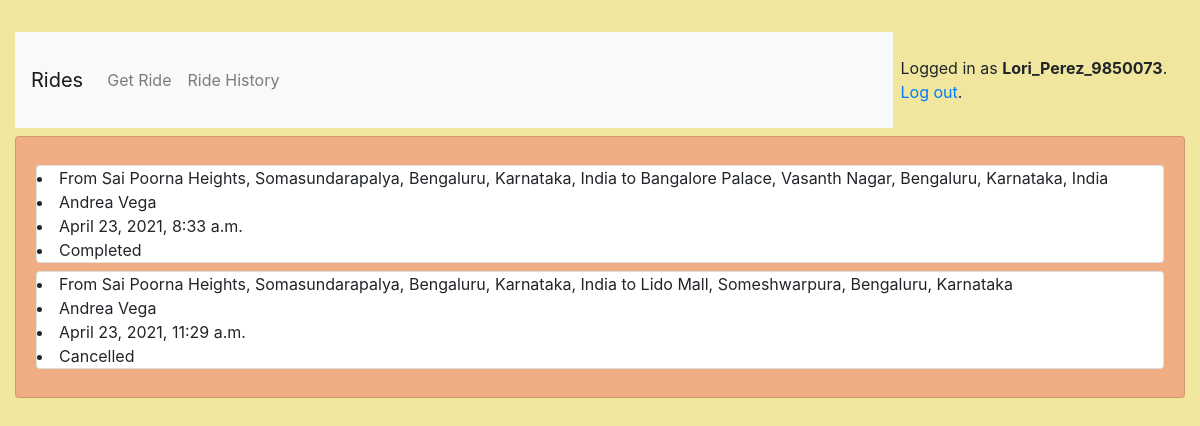
The page /r/rides/ (signed in) on the database its author committed.
### rides/models.py (models this page shows, shortened)
class User(AbstractUser):
    is_rider = models.BooleanField(default=False)
    is_ex = models.BooleanField(default=False)
    name = models.CharField(max_length=100)
    cell = PhoneNumberField(blank=True)
    wallet = models.DecimalField(max_digits=15, decimal_places=2, default=0.0)

class Ride(models.Model):
    rider = models.ForeignKey(User, on_delete=models.CASCADE, null=True, blank=True)
    cabee = models.ForeignKey(Executive, on_delete=models.CASCADE, null=True, blank=True)
    cab = models.ForeignKey(Cab, on_delete=models.CASCADE, null=True, blank=True)
    date_time = models.DateTimeField(auto_now=False, auto_now_add=True)
    updated_time = models.DateTimeField(auto_now=True, auto_now_add=False)
    status = models.ForeignKey(Status, on_delete=models.CASCADE, null=True, blank=True)
    travelled = models.DecimalField(max_digits=15, decimal_places=2, default=0.0)
    charges = models.DecimalField(max_digits=15, decimal_places=2, default=0.0)
    source = models.CharField(max_length=200, blank=False)
    destination = models.CharField(max_length=200, blank=False)
    is_started = models.BooleanField(default=False)

class Executive(models.Model):
    user = models.OneToOneField(User, on_delete=models.CASCADE, primary_key=True)
    car = models.OneToOneField(Cab, on_delete=models.CASCADE, null=True, blank=False)
    shift = models.CharField(max_length=1)
    avg_r = models.DecimalField(max_digits=2, decimal_places=1, default=4.0)
    reg_city = models.CharField(max_length=200)
    is_engaged = models.BooleanField(default=False)
    reached_loc = models.BooleanField(default=False)
    charges = models.DecimalField(max_digits=15, decimal_places=2, default=0.0)

class Status(models.Model):
    name = models.CharField(max_length=30)
    color = models.CharField(max_length=7, default='#007bff')
    class Meta:
        verbose_name_plural = "Status"

### rides/views/rider.py (the view)
# urls.py: path('rides/', rider.PastRides.as_view(), name='history'),
@method_decorator([login_required, rider_required], name='dispatch')
class PastRides(ListView):
    model = Ride
    context_object_name = "rides"
    template_name = 'rides/rider/ride_history.html'
    def get_queryset(self):
        queryset = Ride.objects.exclude(status=Status.objects.get(name="On Queue")).filter(rider=self.request.user)
        return queryset
    def get_context_data(self, **kwargs):
        context = super().get_context_data(**kwargs)
        ride = Ride.objects.exclude(status=Status.objects.get(name="On Queue")).filter(rider=self.request.user)
        context['ride_available'] = False if ride.count() == 0 else True
        return context

### rides/templates/rides/rider/ride_history.html
{% extends "base.html" %}
{% block content %}
    {% if ride_available %}
        {% for ride in rides %}
            <div class="row my-2">
                <div class="card w-100">
                    <li>From {{ ride.source }} to {{ ride.destination }}</li>
                    <li>{{ ride.cabee.user.name }}</li>
                    <li>{{ ride.date_time }}</li>
                    <li>{{ ride.status.name }}</li>
                </div>
            </div>
        {% endfor %}
    {% else %}
        <h3>No rides started yet</h3>
    {% endif %}
{% endblock %}

### templates/base.html (shortened to what this page needs)
{% load static %}
<!DOCTYPE html>
<html>
  <head>
    <link rel="stylesheet" href="https://maxcdn.bootstrapcdn.com/bootstrap/4.0.0/css/bootstrap.min.css">
    <link rel="stylesheet" type="text/css" href="{% static 'css/app/app_view.css' %}">
  </head>
  <body>
    <div class="container my-4">
      <div class="row justify-content-center">
        <div class="contianer" id="body_content">
          <div class="row my-2">
            <nav class="navbar navbar-expand-lg navbar-light bg-light col-sm-6 col-md-8 col-lg-9">
              <a class="navbar-brand" data-toggle="tooltip" title="Go to home page!" href="{% url 'home' %}">Rides</a>
              <div class="navbar-nav">
                {% if user.is_authenticated %}
                  <div class="collapse navbar-collapse" id="navbarSupportedContent">
                    <ul class="navbar-nav mr-auto">
                      {% if user.is_rider %}
                        <li>
                          <a class="nav-item nav-link" href="{% url 'rider:book' %}">Get Ride</a>
                        </li>
                        <li>
                          <a class="nav-item nav-link" href="{% url 'rider:history' %}">Ride History</a>
                        </li>
                      {% endif %}
                    </ul>
                  </div>
                {% endif %}
              </div>
            </nav>
            <div class="d-inline-flex p-2 col-sm-6 col-md-4 col-lg-3">
              {% if user.is_authenticated %}
                <p class="pt-3">Logged in as <strong>{{ user.username }}</strong>. <a href="{% url 'logout' %}">Log out</a>.</p>
              {% else %}
                <a href="{% url 'signup' %}" class="btn btn-primary" role="button">Sign up</a>
                <a href="{% url 'login' %}" class="btn btn-light" role="button">Log in</a>
              {% endif %}
            </div>
          </div>
          <div class="row">
            <div class="card mb-3 col" id="main_content">
              <div class="card-body">
                {% block content %}
                {% endblock %}
              </div>
            </div>
          </div>
        </div>
      </div>
    </div>
  </body>
</html>

### rides/static/css/app/app_view.css (style rules this page uses)
body,html { background: #F0E69D; }
#main_content { background-color: #EEAD83; }
#body_content { width: 100%; }

### rows shown on the page
User: username "Lori_Perez_9850073"
Ride: source "Sai Poorna Heights, Somasundarapalya, Bengaluru, Karnataka, India", destination "Bangalore Palace, Vasanth Nagar, Bengaluru, Karnataka, India", cabee.user.name "Andrea Vega", date_time "April 23, 2021, 8:33 a.m.", status.name "Completed"
Ride: source "Sai Poorna Heights, Somasundarapalya, Bengaluru, Karnataka, India", destination "Lido Mall, Someshwarpura, Bengaluru, Karnataka", cabee.user.name "Andrea Vega", date_time "April 23, 2021, 11:29 a.m.", status.name "Cancelled"
